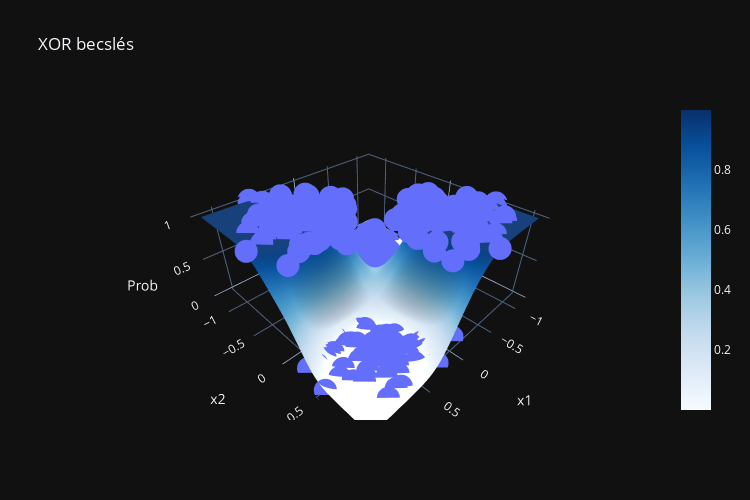

Here is the notebook cell this chart was saved with:
### Markdown cell above
A beépített `predict()` fügvénynek köszönhetően a teljes illesztett felületet is vizualizálhatjuk.

### Code cell
# Ábrázolás Plotly-val
fig = go.Figure()

# A magyarázott változót transzponálni kell a helyes megjelenítésért.
fig.add_trace(go.Scatter3d(x=X[:,0], y=X[:,1], z=Y[:,0], mode= "markers"))
fig.add_trace(go.Surface(x=x1, y=x2, z=z.T, colorscale ='Blues'))

#Plot formázása
fig.update_layout(
    title = "XOR becslés",
    scene = dict(
        xaxis_title = "x1",
        yaxis_title = "x2",
        zaxis_title = "Prob"),
    template=styleTemplate,
    width=750,
    height=500,
)

#Plot megjelenítése
fig.show()

### Figure 1 — Plotly figure (JSON) as saved in the notebook; plotly's stock layout.template omitted (floating-point values rounded to 4 significant figures; data arrays with more than 128 entries replaced by an {"elided": "..."} marker saying what was removed)
{"data": [{"mode": "markers", "type": "scatter3d", "x": {"elided": "400 float values"}, "y": {"elided": "400 float values"}, "z": {"elided": "400 int values"}}, {"colorscale": [[0, "rgb(247,251,255)"], [0.125, "rgb(222,235,247)"], [0.25, "rgb(198,219,239)"], [0.375, "rgb(158,202,225)"], [0.5, "rgb(107,174,214)"], [0.625, "rgb(66,146,198)"], [0.75, "rgb(33,113,181)"], [0.875, "rgb(8,81,156)"], [1, "rgb(8,48,107)"]], "type": "surface", "x": {"elided": "200 float values"}, "y": {"elided": "200 float values"}, "z": {"elided": "200x200 float values"}}], "layout": {"height": 500, "scene": {"xaxis": {"title": {"text": "x1"}}, "yaxis": {"title": {"text": "x2"}}, "zaxis": {"title": {"text": "Prob"}}}, "title": {"text": "XOR becslés"}, "width": 750}}
